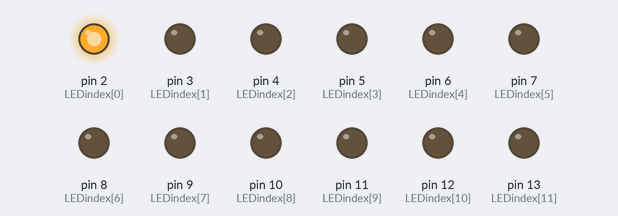
Bench run of a sketch on a simulated Arduino Uno, built with avr-gcc and run on an emulated ATmega328P. Shown: output pins drawn as LEDs (lit = HIGH).

Above: at 0.02 s.
At 2.57 s:
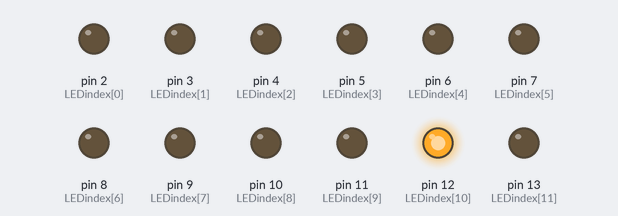
At 6.4 s:
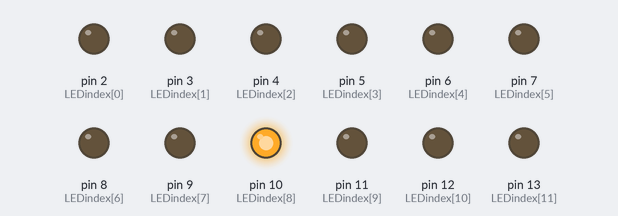
At 8.96 s:
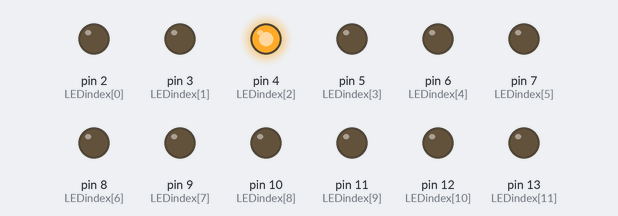
At 12.79 s:
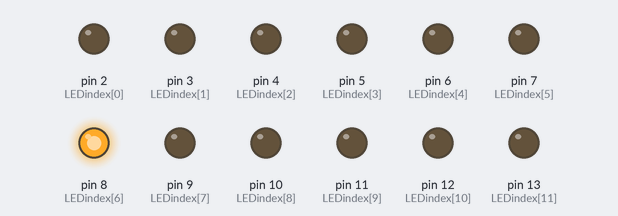
At 17.89 s:
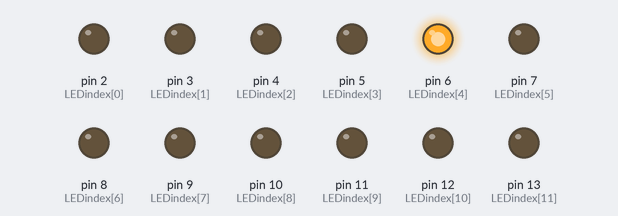
Timing chart, 0 to 18.3 s (numbered marks = the images above):
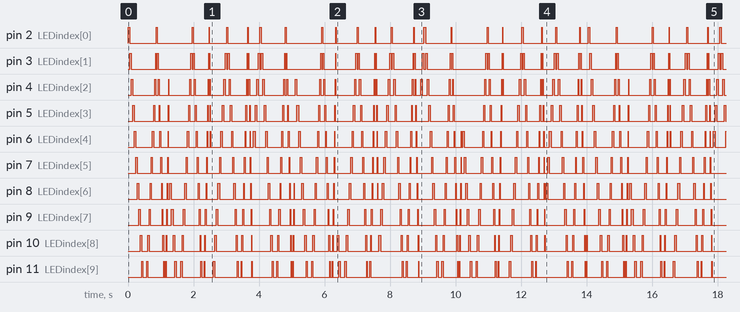

The sketch:

dancinglights.ino
```cpp
// ***************************************************
//     DancingLights - First trial for Maker-UNO
// ***************************************************
// target: Arduino UNO
// v.1.0.0
// 2018.03. by Bird

//***********************************************************************************************

#define maxDelay 50
byte LEDindex[12] = {2, 3, 4, 5, 6, 7, 8, 9, 10, 11, 12, 13};    // index array for LED pin assignment
int delaytime=maxDelay;

//***********************************************************************************************

void initIO()             // pin mode setip
{
  int i;
  for(i=0;i<=11;i++)
    pinMode(LEDindex[i], OUTPUT);
    digitalWrite(LEDindex[i], LOW);
}

//***********************************************************************************************

void setup()
{
  initIO();
}

void loop()
{

  int i;
  for(i=0;i<11;i++)
  {
    digitalWrite(LEDindex[i], HIGH);
    delay(delaytime);
    if(delaytime >1)
      delaytime*=0.999;
    else
      delaytime=maxDelay;
    digitalWrite(LEDindex[i], LOW);
  }

  for(i=11;i>0;i--)
  {
    digitalWrite(LEDindex[i], HIGH);
    delay(delaytime);
    if(delaytime >1)
      delaytime*=0.999;
    else
      delaytime=maxDelay;
    digitalWrite(LEDindex[i], LOW);
  }
}
```

Measured:
- by itself, pin 2 (LEDindex[0]), pin 3 (LEDindex[1]), pin 4 (LEDindex[2]), pin 5 (LEDindex[3]), pin 6 (LEDindex[4]), pin 7 (LEDindex[5]), pin 8 (LEDindex[6]), pin 9 (LEDindex[7]), pin 10 (LEDindex[8]), pin 11 (LEDindex[9]), pin 12 (LEDindex[10]), pin 13 (LEDindex[11]): moves between LOW and HIGH, repeating every 14.0 s
- by itself, everything shown: repeats every 14.0 s, in 143 steps
